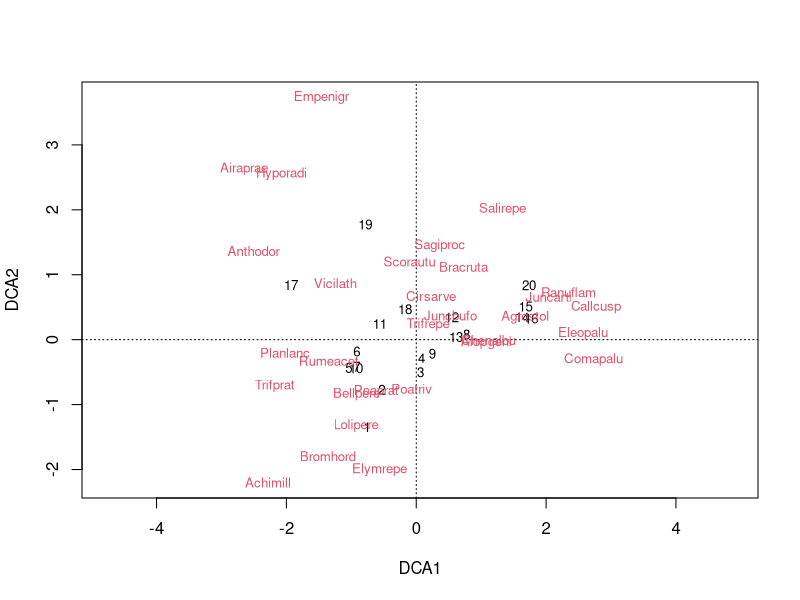
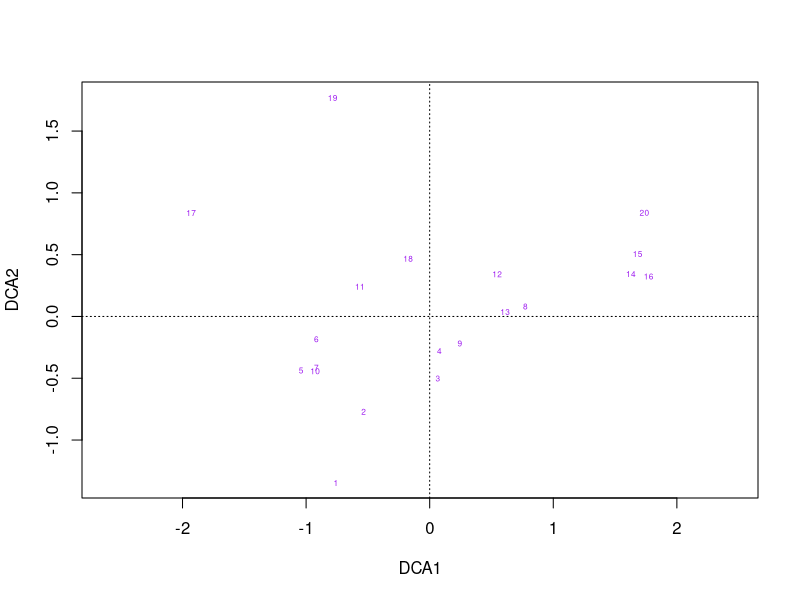
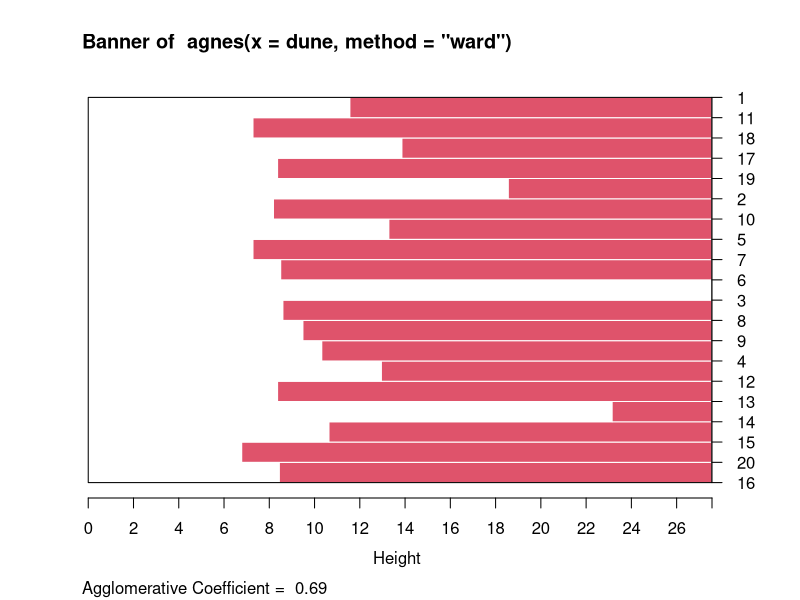
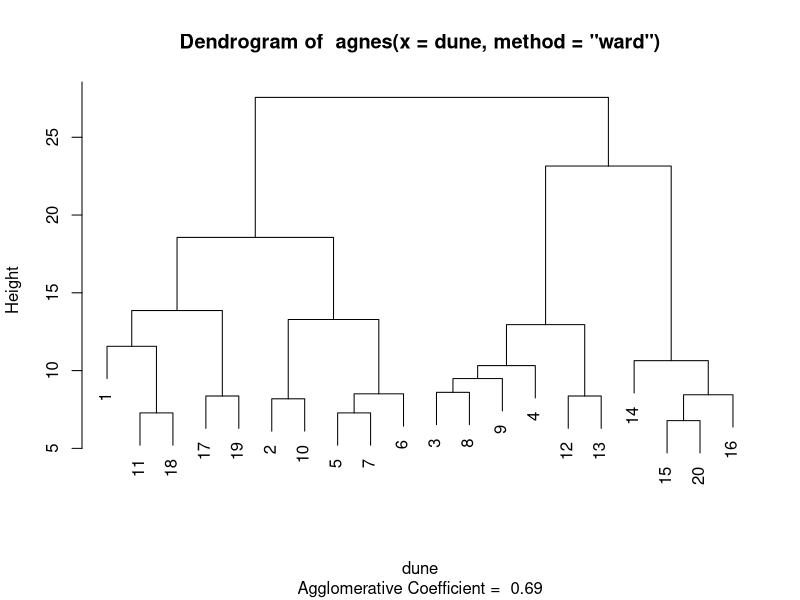
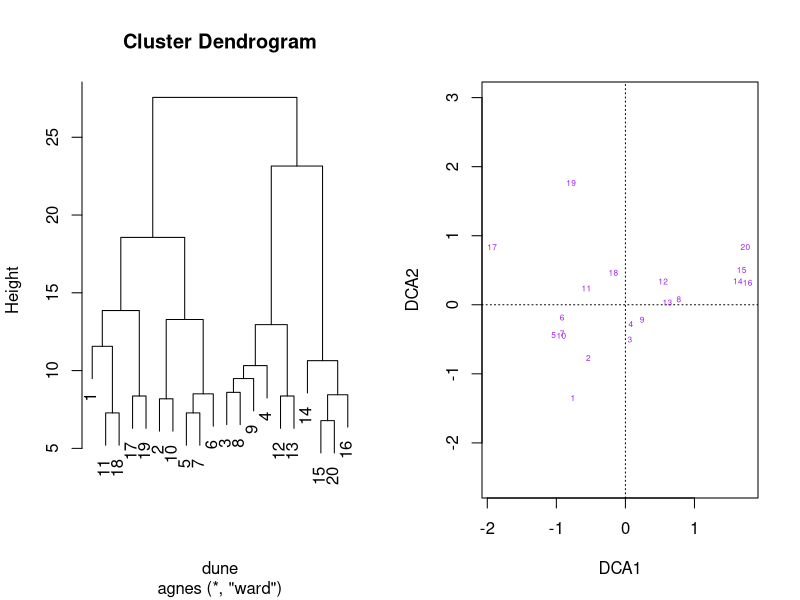
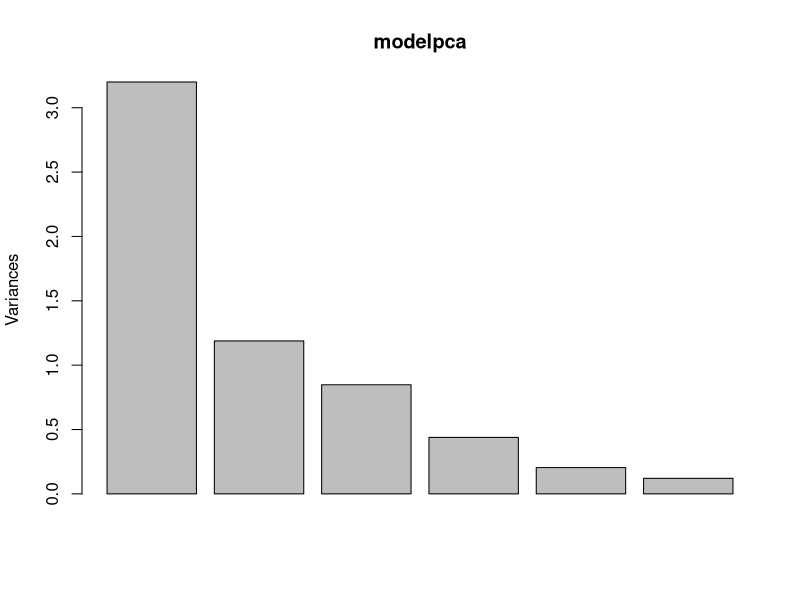
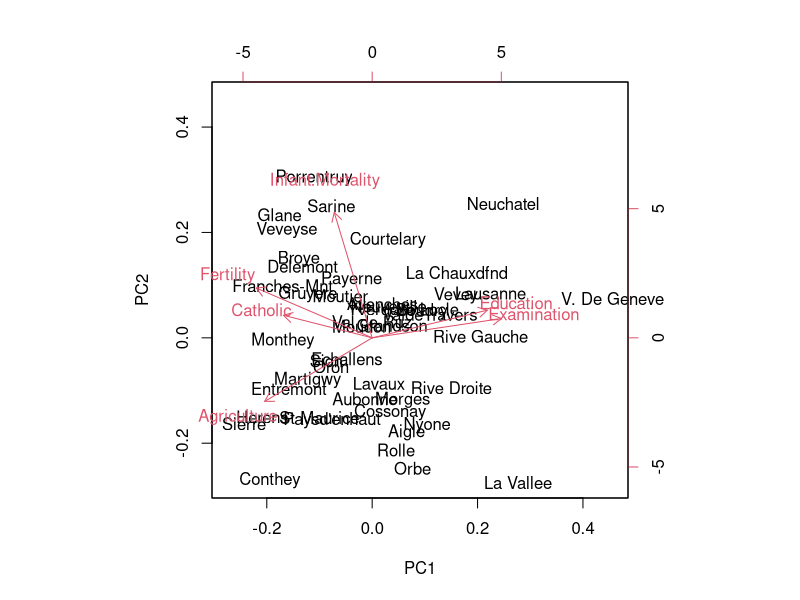
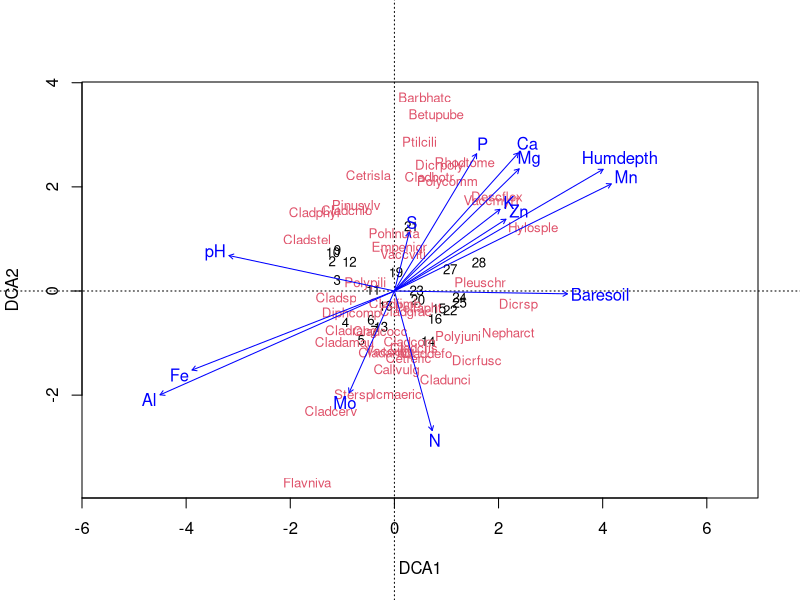

R code for these plots, in order:
#install.packages("vegan")
#install.packages("cluster")

library(vegan)
library(cluster)

#----Detrended Correspondance Analysis----
#Load  classic data from Jongman
data(dune);data(dune.env)

?dune

#inspect the data
str(dune)
?dune
View(dune)

#Make a DCA of the dataset
modeldca<-decorana(dune)
#How much does the model explain
modeldca
#How does it look?
plot(modeldca)

#How to interpret the plot?
#Species that are close to each other tend to occur in similar samples.
#Samples that are close together have similar species compositions.

#choose two species distant to each other and find a description/ picture
#Plot only the sites
plot(modeldca,display=c("sites"), col="purple", cex=0.5)


#Make a cluster analysis
?agnes
modelclust<-agnes(dune,method="ward")
plot(modelclust)
# Compare dendrogram with the DCA
par(mfrow=c(1,2))
dune_cluster <- as.hclust(modelclust)
plot (dune_cluster)
plot(modeldca,display=c("sites"), col="purple", cex=0.5)
par(mfrow=c(1,1))

###----Principal Component Analysis ----
#Here is a PCA of the swiss data
data(swiss)
#inspect data....

modelpca<-prcomp(swiss, scale=T)
summary(modelpca)
plot(modelpca)
par(xpd=T)
biplot(modelpca) #What can you say about this plot? 
#Why some villages are closer together and why others are farther away?



#---------Homework: Interpret the following ordinations ------

#Now a DCA with environmental data fitted
data(varechem);data(varespec)

#inspect data

modeldca2<-decorana(varespec)
plot(modeldca2)

modelfit<-envfit(modeldca2,varechem,perm=1000)
plot(modelfit)

#example with mtcars
data(mtcars)
modelpca2<-prcomp(mtcars,scale=T)
biplot(modelpca2)